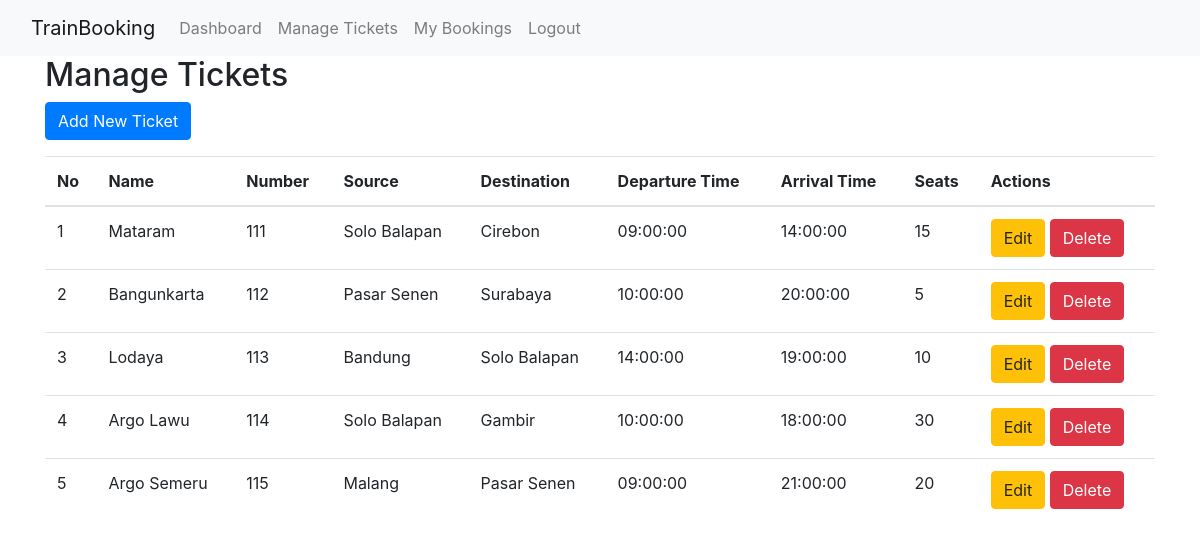
/manage_tickets.php (signed in), run on the app's committed database.
### tables this page shows
CREATE TABLE `trains` (
  `id` int(11) NOT NULL,
  `name` varchar(100) NOT NULL,
  `number` varchar(50) NOT NULL,
  `source` varchar(100) NOT NULL,
  `destination` varchar(100) NOT NULL,
  `departure_time` time NOT NULL,
  `arrival_time` time NOT NULL,
  `seats` int(11) NOT NULL
);

### includes/auth.php (called while the page is built, shortened)
<?php
function isLoggedIn() {
    return isset($_SESSION['user_id']);
}
?>

### public/manage_tickets.php (the view, shortened to what this page needs)
<?php
require_once '../includes/db.php';
require_once '../includes/auth.php';
$stmt = $pdo->query('SELECT * FROM trains');
$trains = $stmt->fetchAll();
?>
<!DOCTYPE html>
<html>
<head>
    <link rel="stylesheet" href="../css/bootstrap.min.css">
</head>
<body>
<?php include '../includes/navbar.php'; ?>
<div class="container">
    <h2>Manage Tickets</h2>
    <a href="add_ticket.php" class="btn btn-primary mb-3">Add New Ticket</a>
    <table class="table">
        <thead>
            <tr>
                <th>No</th>
                <th>Name</th>
                <th>Number</th>
                <th>Source</th>
                <th>Destination</th>
                <th>Departure Time</th>
                <th>Arrival Time</th>
                <th>Seats</th>
                <th>Actions</th>
            </tr>
        </thead>
        <tbody>
            <?php
            $count = 1;
            foreach ($trains as $train): ?>
                <tr>
                    <td><?php echo $count++; ?></td>
                    <td><?php echo $train['name']; ?></td>
                    <td><?php echo $train['number']; ?></td>
                    <td><?php echo $train['source']; ?></td>
                    <td><?php echo $train['destination']; ?></td>
                    <td><?php echo $train['departure_time']; ?></td>
                    <td><?php echo $train['arrival_time']; ?></td>
                    <td><?php echo $train['seats']; ?></td>
                    <td>
                        <a href="edit_ticket.php?id=<?php echo $train['id']; ?>" class="btn btn-warning">Edit</a>
                        <form method="post" style="display:inline;" onsubmit="return confirmDelete()">
                            <button type="submit" name="delete" class="btn btn-danger">Delete</button>
                        </form>
                    </td>
                </tr>
            <?php endforeach; ?>
        </tbody>
    </table>
</div>
</body>
</html>

### includes/navbar.php (shortened to what this page needs)
<?php
require_once 'auth.php';
?>
<nav class="navbar navbar-expand-lg navbar-light bg-light">
    <div class="container-fluid">
        <a class="navbar-brand" href="#">TrainBooking</a>
        <div class="collapse navbar-collapse" id="navbarNav">
            <ul class="navbar-nav ms-auto">
                <?php if (isLoggedIn()): ?>
                    <li class="nav-item">
                        <a class="nav-link" href="index.php">Dashboard</a>
                    </li>
                    <li class="nav-item">
                        <a class="nav-link" href="manage_tickets.php">Manage Tickets</a>
                    </li>
                    <li class="nav-item">
                        <a class="nav-link" href="bookings.php">My Bookings</a>
                    </li>
                    <li class="nav-item">
                        <a class="nav-link" href="logout.php">Logout</a>
                    </li>
                <?php endif; ?>
            </ul>
        </div>
    </div>
</nav>

### data on the page
trains: name "Mataram", number "111", source "Solo Balapan", destination "Cirebon", departure_time "09:00:00", arrival_time "14:00:00", seats "15"
trains: name "Bangunkarta", number "112", source "Pasar Senen", destination "Surabaya", departure_time "10:00:00", arrival_time "20:00:00", seats "5"
trains: name "Lodaya", number "113", source "Bandung", destination "Solo Balapan", departure_time "14:00:00", arrival_time "19:00:00", seats "10"
trains: name "Argo Lawu", number "114", source "Solo Balapan", destination "Gambir", departure_time "10:00:00", arrival_time "18:00:00", seats "30"
trains: name "Argo Semeru", number "115", source "Malang", destination "Pasar Senen", departure_time "09:00:00", arrival_time "21:00:00", seats "20"
